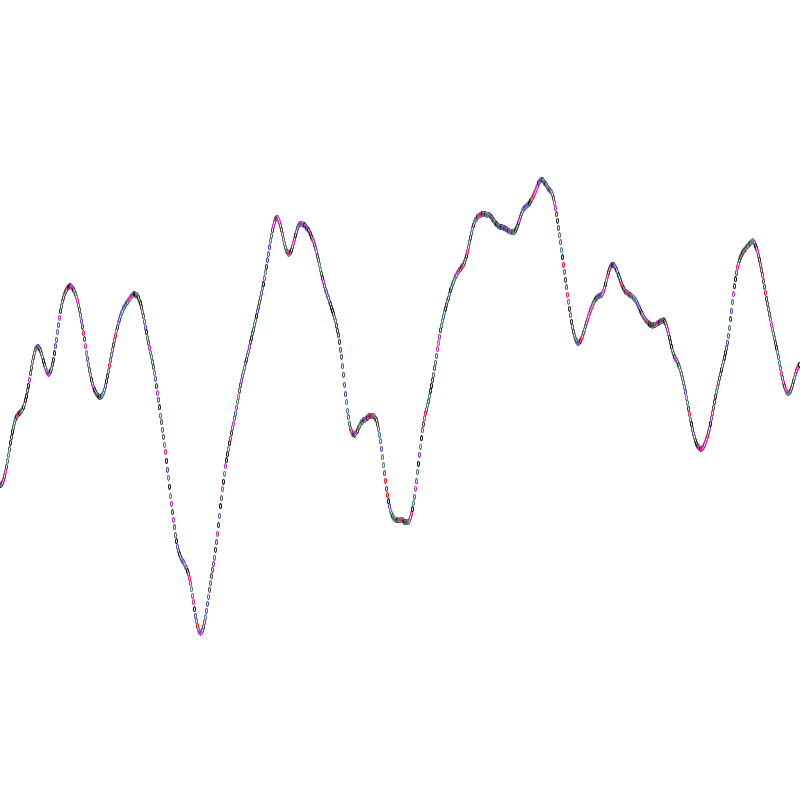
Frame 1 (no input)
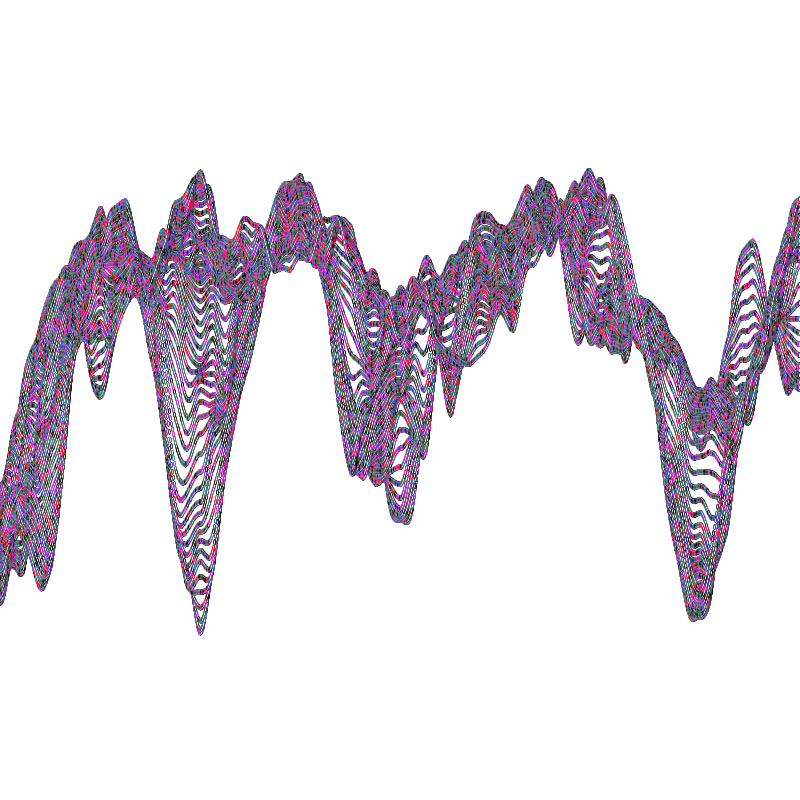
Frame 60 (the mouse pressed at the canvas centre just before this capture)
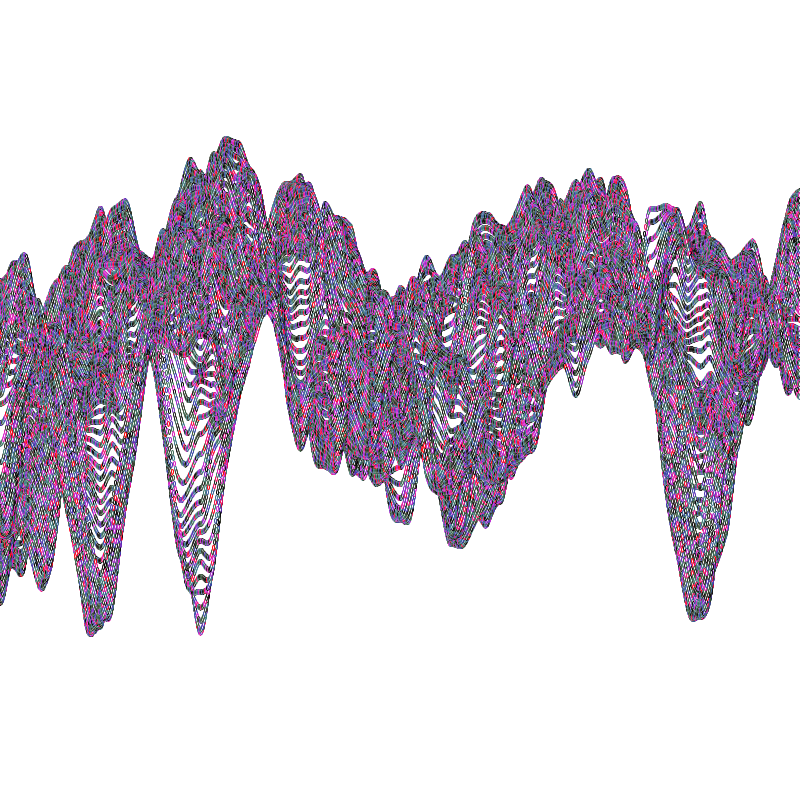
Frame 120 (the mouse held since frame 60 and released just before this capture)

The Processing sketch that drew these frames (run headless with seeded random() and noise(); from frame 60 on, the mouse is pressed at the canvas centre):

// Processing sketch: noise_b_var
// ── noise_b_var.pde
float time = 0;

void setup(){
size(800, 800);
colorMode(HSB);
background(255);
}
void draw(){
for(float i=0; i<height; i++){
  float a = random(255);
  ellipse(i, height * noise(i / 100, time), 2, 5);
  stroke(a, a, a);
}

  time = time + 0.02;
}
